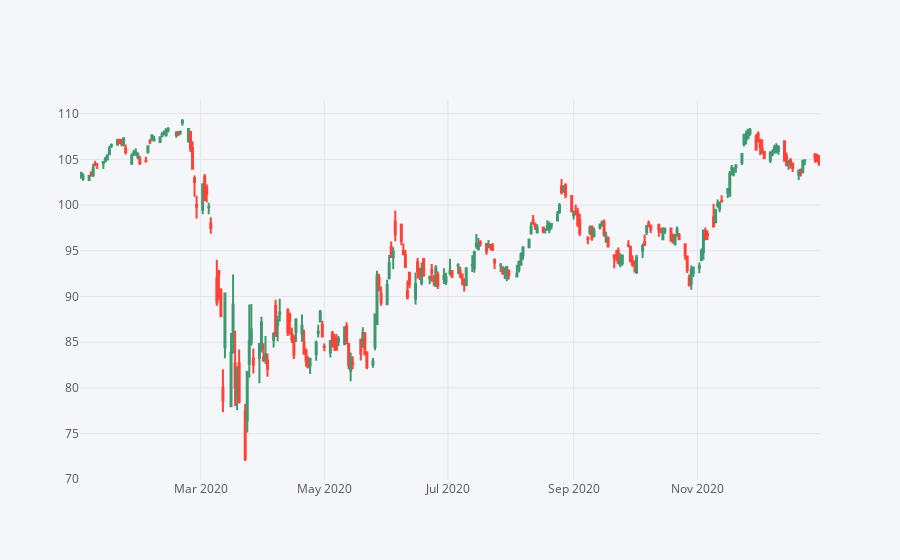

Source (notebook cell):
### Markdown cell above
### Step 5: Indepth Analysis of a stock for 2020

### Code cell
RY20 = RY[['Open','High','Low','Close']]['2020-01-01':'2021-01-01']
RY20.iplot(kind='candle')

### Figure 1 — Plotly figure (JSON) as saved in the notebook; plotly's stock layout.template omitted (floating-point values rounded to 4 significant figures; data arrays with more than 128 entries replaced by an {"elided": "..."} marker saying what was removed)
{"data": [{"close": {"elided": "252 float values"}, "high": {"elided": "252 float values"}, "low": {"elided": "252 float values"}, "open": {"elided": "252 float values"}, "showlegend": false, "type": "candlestick", "x": {"elided": "252 str values"}, "yaxis": "y2"}], "layout": {"legend": {"bgcolor": "#F5F6F9", "font": {"color": "#4D5663"}}, "paper_bgcolor": "#F5F6F9", "plot_bgcolor": "#F5F6F9", "title": {"font": {"color": "#4D5663"}}, "xaxis": {"gridcolor": "#E1E5ED", "rangeslider": {"visible": false}, "showgrid": true, "tickfont": {"color": "#4D5663"}, "title": {"font": {"color": "#4D5663"}, "text": ""}, "zerolinecolor": "#E1E5ED"}, "yaxis": {"gridcolor": "#E1E5ED", "showgrid": true, "showticklabels": false, "tickfont": {"color": "#4D5663"}, "title": {"font": {"color": "#4D5663"}, "text": ""}, "zerolinecolor": "#E1E5ED"}, "yaxis2": {"gridcolor": "#E1E5ED", "showgrid": true, "tickfont": {"color": "#4D5663"}, "title": {"font": {"color": "#4D5663"}, "text": ""}, "zerolinecolor": "#E1E5ED"}}}
